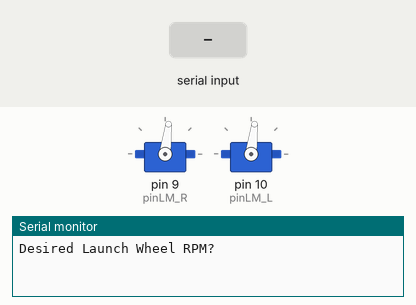
A sketch run on a simulated Arduino Uno, built with avr-gcc and run on an emulated ATmega328P. Parts: 2 × servo, the last lines printed to the serial monitor. Inputs (shaded band) come from the test bench.

Above: at 1.2 s.
1.3 s: "90,45\n" received over Serial
At 2.5 s:
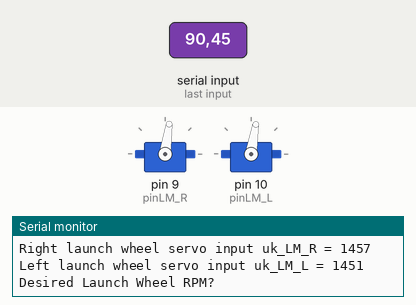
2.9 s: "30,150\n" received over Serial
At 3.7 s:
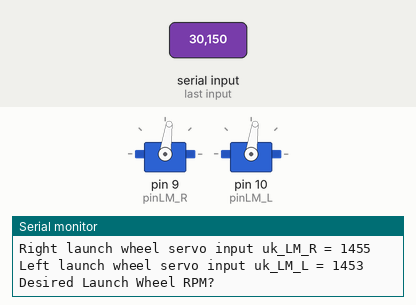
Timing chart, 0 to 5.9 s (numbered marks = the images above; inputs shaded):
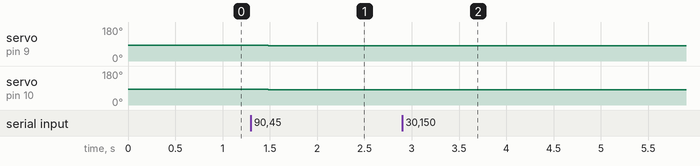

Measured:
- after the input at 1.3 s, servo on pin 9 (pinLM_R): 83° → 82° after 0.19 s; servo on pin 10 (pinLM_L): 83° → 81° after 0.19 s
- after the input at 2.9 s, servo on pin 10 (pinLM_L): 81° → 82° after 0.19 s

The sketch:

launch_wheels_motor_test.ino
```cpp
#include <Servo.h>
Servo launchMotor_R;
Servo launchMotor_L;

#define pinLM_R 9
#define pinLM_L 10

#define uk_min 1000
#define uk_max 2000
#define uk_nplus 1480   //1485 rpm 2100
#define uk_nminus 1440 // 1430 rpm 1270
#define uk_stop (uk_nplus + uk_nminus)/2

unsigned int uk_LM_R = 0;
unsigned int uk_LM_L = 0;
unsigned int LM_RPM = 0;

void setup() {
  Serial.begin(9600);

  launchMotor_R.attach(pinLM_R, uk_min, uk_max);
  launchMotor_L.attach(pinLM_L, uk_min, uk_max);

  launchMotor_R.writeMicroseconds(uk_stop);
  launchMotor_L.writeMicroseconds(uk_stop);
}

void loop() {
  if (LM_RPM == 0)
  {
    Serial.println("Desired Launch Wheel RPM?");
  }

  // Get User Input RPM value
  while (Serial.available() <= 0) {}
  LM_RPM = Serial.parseInt();

  if (LM_RPM >= 0) {
    Serial.print("Right launch wheel servo input uk_LM_R = ");
    uk_LM_R = -0.021*LM_RPM + 1458.6;
    Serial.println(uk_LM_R);

    Serial.print("Left launch wheel servo input uk_LM_L = ");
    uk_LM_L = 0.0215*LM_RPM + 1450.7;
    Serial.println(uk_LM_L);
  }

  Serial.read();

  Serial.println("Desired Launch Wheel RPM?");
  while (Serial.available() <= 0)
  {
    launchMotor_R.writeMicroseconds(uk_LM_R);
    launchMotor_L.writeMicroseconds(uk_LM_L);
  }
}
```
